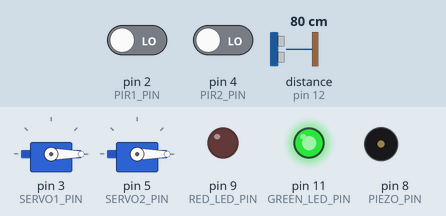
Bench run of a sketch on a simulated Arduino Uno, built with avr-gcc and run on an emulated ATmega328P. On the bench: 2 × servo, output pins drawn as LEDs (lit = HIGH), buzzer (waves = sounding). Wiring (inferred from the names in the program): ultrasonic range finder: trigger pin 13; echo pin 12. The inputs (shaded band) are chosen by the test bench; at power-on: distance to the obstacle (sensor on pin 12) 80 cm, pin 2 (PIR1_PIN) LOW, pin 4 (PIR2_PIN) LOW. The echo pulse lasts 58.3 µs per cm; pins used as bus, display or sensor lines are not drawn.

Above: at 1.8 s.
1.9 s: distance to the obstacle (sensor on pin 12) set to 66 cm
At 2.9 s:
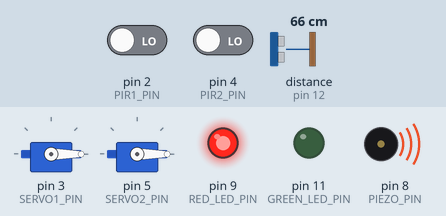
3.5 s: pin 2 (PIR1_PIN) driven HIGH
At 4.7 s:
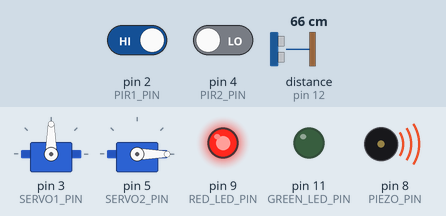
5.5 s: pin 4 (PIR2_PIN) driven HIGH
At 8.2 s:
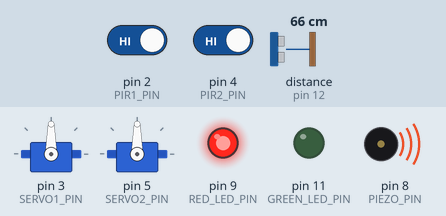
8.5 s: distance to the obstacle (sensor on pin 12) set to 120 cm
At 10.2 s:
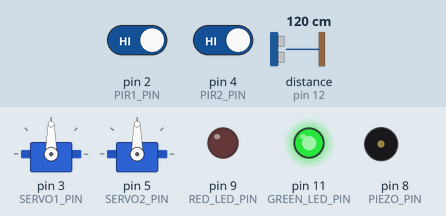
10.5 s: pin 2 (PIR1_PIN) driven LOW
At 12.7 s:
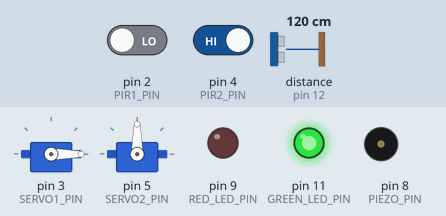
13.5 s: distance to the obstacle (sensor on pin 12) set to 2 cm
At 15.5 s:
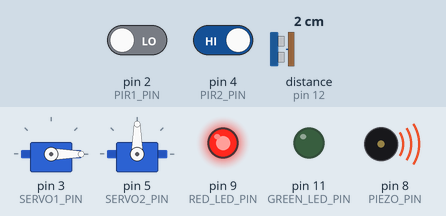
Timing chart, 0 to 16.5 s (numbered marks = the images above; inputs shaded):
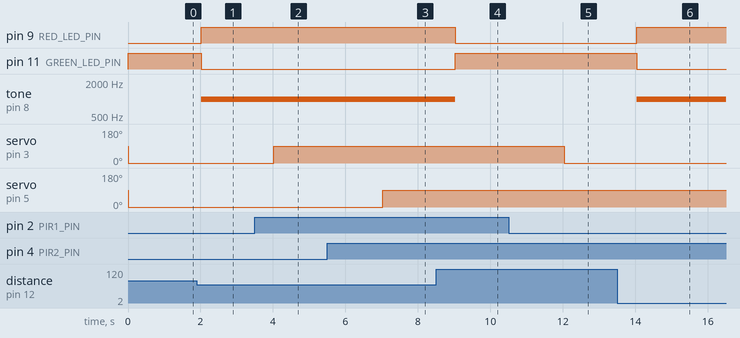

Measured:
- the behaviour switches between 72 and 71 cm on distance to the obstacle (sensor on pin 12) (found by bisection; images 0 and 1)
- after the input at 1.9 s, pin 9 (RED_LED_PIN): LOW → HIGH after 0.11 s; pin 11 (GREEN_LED_PIN): HIGH → LOW after 0.12 s; tone on pin 8 (PIEZO_PIN): silent → 1000 Hz after 0.12 s
- after the input at 3.5 s, servo on pin 3 (SERVO1_PIN): 0° → 90° after 0.52 s
- after the input at 5.5 s, servo on pin 5 (SERVO2_PIN): 0° → 90° after 1.5 s
- after the input at 8.5 s, pin 9 (RED_LED_PIN): HIGH → LOW after 0.54 s; pin 11 (GREEN_LED_PIN): LOW → HIGH after 0.54 s; tone on pin 8 (PIEZO_PIN): 1000 Hz → silent after 0.54 s
- after the input at 10.5 s, servo on pin 3 (SERVO1_PIN): 90° → 0° after 1.5 s
- after the input at 13.5 s, pin 9 (RED_LED_PIN): LOW → HIGH after 0.54 s; pin 11 (GREEN_LED_PIN): HIGH → LOW after 0.54 s; tone on pin 8 (PIEZO_PIN): silent → 1000 Hz after 0.54 s

The sketch:

simulation.ino
```cpp
// 기본판

#include <Servo.h>


// 핀 정의
#define TRIG_PIN 13                 // 초음파 센서 트리거 핀
#define ECHO_PIN 12                 // 초음파 센서 에코 핀
#define RED_LED_PIN 9               // 빨간 LED
#define GREEN_LED_PIN 11            // 초록 LED
#define PIEZO_PIN 8                 // 피에조 부저
#define PIR1_PIN 2                  // 첫 번째 적외선 센서 핀
#define PIR2_PIN 4                  // 두 번째 적외선 센서 핀
#define SERVO1_PIN 3                // 첫 번째 서보 모터 핀
#define SERVO2_PIN 5                // 두 번째 서보 모터 핀

Servo servo1;
Servo servo2;

void setup() {
  // 핀 모드 설정
  pinMode(TRIG_PIN, OUTPUT);
  pinMode(ECHO_PIN, INPUT);
  pinMode(RED_LED_PIN, OUTPUT);
  pinMode(GREEN_LED_PIN, OUTPUT);
  pinMode(PIEZO_PIN, OUTPUT);
  pinMode(PIR1_PIN, INPUT);
  pinMode(PIR2_PIN, INPUT);

  // 서보 모터 초기화
  servo1.attach(SERVO1_PIN);
  servo2.attach(SERVO2_PIN);

  // 초기 상태 설정
  digitalWrite(GREEN_LED_PIN, HIGH);  // 초록 LED 켜짐
  digitalWrite(RED_LED_PIN, LOW);     // 빨간 LED 꺼짐
  digitalWrite(PIEZO_PIN, LOW);       // 피에조 부저 꺼짐
}

long getDistance() {
  // 초음파 센서를 이용해 거리 측정
  digitalWrite(TRIG_PIN, LOW);
  delayMicroseconds(2);
  digitalWrite(TRIG_PIN, HIGH);
  delayMicroseconds(10);
  digitalWrite(TRIG_PIN, LOW);

  long duration = pulseIn(ECHO_PIN, HIGH);
  long distance = duration * 0.034 / 2;

  return distance;
}

void loop() {
  long distance = getDistance();

  // 거리 기반 LED 및 피에조 제어
  if (distance <= 70) {
    digitalWrite(RED_LED_PIN, HIGH);    // 빨간 LED 켜짐
    digitalWrite(GREEN_LED_PIN, LOW);   // 초록 LED 꺼짐
    tone(PIEZO_PIN, 1000);              // 피에조 부저 1000Hz로 울림
  } else {
    digitalWrite(RED_LED_PIN, LOW);     // 빨간 LED 꺼짐
    digitalWrite(GREEN_LED_PIN, HIGH);  // 초록 LED 켜짐
    noTone(PIEZO_PIN);                  // 피에조 부저 꺼짐
  }

  // 적외선 센서 기반 서보 모터 제어 (1초 유지)
  if (digitalRead(PIR1_PIN) == HIGH) {
    servo1.write(90);  // 첫 번째 서보 모터 90도 회전
    delay(1000);       // 1초 대기
  } else {
    servo1.write(0);   // 첫 번째 서보 모터 0도 회전
  }

  if (digitalRead(PIR2_PIN) == HIGH) {
    servo2.write(90);  // 두 번째 서보 모터 90도 회전
    delay(1000);       // 1초 대기
  } else {
    servo2.write(0);   // 두 번째 서보 모터 0도 회전
  }

  delay(1000);  // 1000ms 대기
}
```
